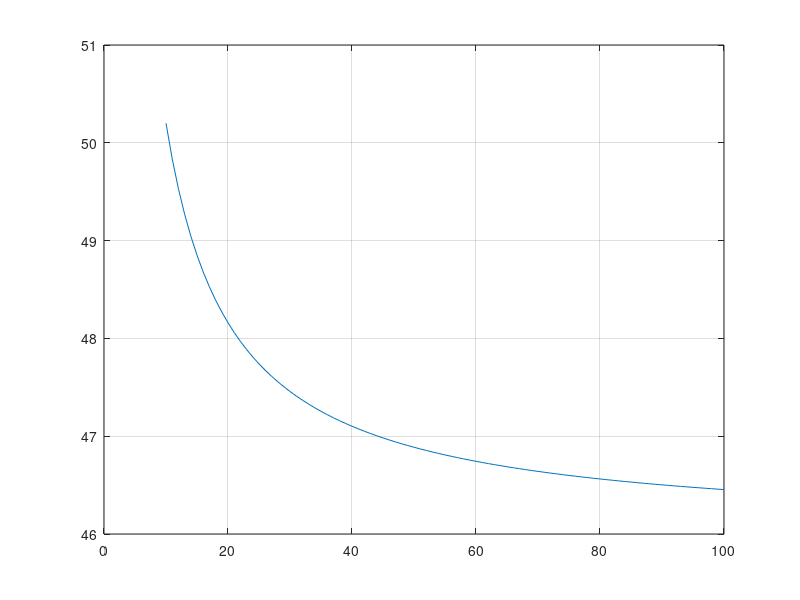

MATLAB code to generate this figure:
%L = Input ('length of LIM');
L= 2.44;
H = 0.09;
t = 0.127;
h = 0.07;
nt = 10:1:100;
ws = L.*((2.*nt)+1).^-1;
Vi = L*t*H;
Vnsl = (nt-1).*((h*t).*ws);
Vf = Vi-Vnsl;
Mlim = 2700.*Vf;

plot (nt,Mlim)
grid on